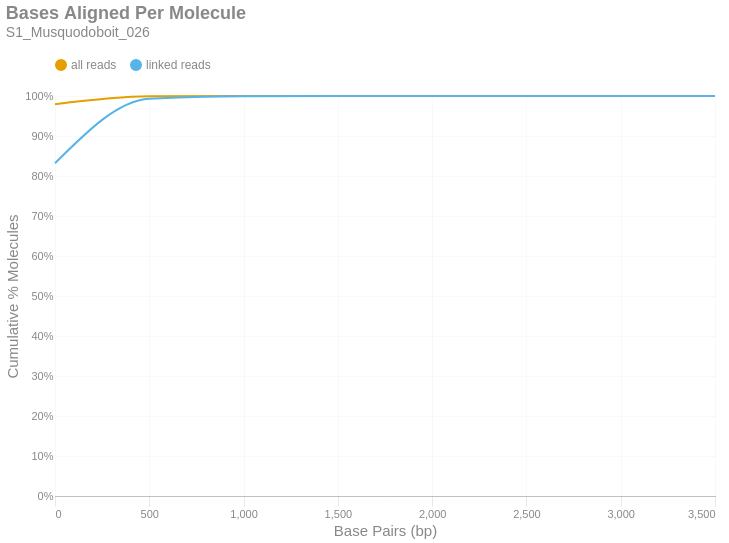

This figure's notebook cell:
### Markdown cell above
### Bases Aligned Per Molecule
This is a cumulative frequency distribution showing the number of base pairs aligned per unique molecule. These data are shown in 500 bp bins. There are two distributions: one with `all reads` (yellow) and another with only `linked reads` (blue). The percent of molecules in the `linked reads` distribution is relative to the total number of linked molecules.

### Code cell
if SKIPLR:
    print_html(f"Skipped")
else:
    binned_df = consolidated_hist(valids['aligned_bp'], mask, 500, True)
    with SafeRender(binned_df):
        (
            density_plot(binned_df, 'Bases Aligned Per Molecule', samplename, 'basesper')
            .encode(
                x=alt.X('bin:Q', title="Base Pairs (bp)").axis(tickMinStep=500).scale(padding=0),
                y=alt.Y('value:Q', title='Cumulative % Molecules')
                    .axis(format='%')
                    .scale(domain = [0,1])
                    .stack(False),
                color=alt.Color("key:N").scale(domain = ["all reads", "linked reads"]),
                tooltip = [
                    alt.Tooltip("key:N", title = "Data Type"),
                    alt.Tooltip("range_label:N", title="Bases Aligned Per Molecule"),
                    alt.Tooltip("value:Q", format = ".2%", title="% Molecules (Cum.)")
                ]
            )
        ).display()

### Figure 1 — Vega-Lite specification as saved in the notebook (floating-point values rounded to 4 significant figures)
{"width": "container", "height": 400, "config": {"title": {"anchor": "start", "dy": -15, "fontSize": 18, "color": "#888888", "subtitleColor": "#888888", "subtitleFontSize": 14}, "arc": {"fill": "#0072B2"}, "axis": {"domainColor": "#888888", "domainWidth": 0.5, "gridWidth": 0.2, "grid": false, "titleFontWeight": 400, "titleFontSize": 15, "labelFontSize": 11, "labelColor": "#888888", "tickColor": "#888888", "tickWidth": 0.2, "titleColor": "#888888"}, "axisBand": {"grid": false}, "axisX": {"grid": true, "tickSize": 10, "domainCap": "round"}, "axisY": {"domain": false, "grid": true, "tickSize": 0, "domainCap": "round"}, "background": "transparent", "header": {"labelFontSize": 15, "labelColor": "#888888", "titleFontSize": 15, "titleFontWeight": 600, "titleColor": "#888888"}, "legend": {"labelFont": "sans-serif", "labelFontSize": 12, "labelColor": "#888888", "symbolSize": 100, "symbolType": "circle", "titleFontSize": 12, "titlePadding": 10, "titleColor": "#888888", "title": null, "orient": "top"}, "range": {"category": ["#E69F00", "#56B4E9", "#009E73", "#F0E442", "#0072B2", "#D55E00", "#CC79A7", "#000000"], "diverging": ["#cfe8f3", "#a2d4ec", "#73bfe2", "#46abdb", "#1696d2", "#12719e"]}, "area": {"fill": "#0072B2", "fillOpacity": 0.7, "line": true, "strokeOpacity": 0.7}, "line": {"color": "#0072B2", "stroke": "#0072B2", "strokeWidth": 2}, "trail": {"color": "#0072B2", "stroke": "#0072B2", "strokeWidth": 0, "size": 1}, "point": {"filled": true, "fillOpacity": 1.0, "size": 95}, "text": {"color": "#888888", "fontSize": 11, "align": "right", "fontWeight": 400, "size": 11}, "bar": {"fill": "#0072B2", "stroke": null}, "view": {"stroke": null, "continuousWidth": 660, "continuousHeight": 400}}, "data": {"name": "data-a74baf944ca761bae87bc6de766a60ff"}, "mark": {"type": "line", "interpolate": "monotone", "point": {"opacity": 0, "size": 275}}, "encoding": {"color": {"field": "key", "scale": {"domain": ["all reads", "linked reads"]}, "type": "nominal"}, "tooltip": [{"field": "key", "title": "Data Type", "type": "nominal"}, {"field": "range_label", "title": "Bases Aligned Per Molecule", "type": "nominal"}, {"field": "value", "format": ".2%", "title": "% Molecules (Cum.)", "type": "quantitative"}], "x": {"axis": {"tickMinStep": 500}, "field": "bin", "scale": {"padding": 0}, "title": "Base Pairs (bp)", "type": "quantitative"}, "y": {"axis": {"format": "%"}, "field": "value", "scale": {"domain": [0, 1]}, "stack": false, "title": "Cumulative % Molecules", "type": "quantitative"}}, "params": [{"name": "param_c36ac31b6afebe62", "select": {"type": "point", "fields": ["key"]}, "bind": "legend"}], "title": {"text": "Bases Aligned Per Molecule", "subtitle": "S1_Musquodoboit_026"}, "transform": [{"fold": ["all reads (cumsum)", "linked reads (cumsum)"]}, {"calculate": "replace(datum.key, ' (cumsum)', '')", "as": "key"}, {"filter": {"param": "param_c36ac31b6afebe62"}}], "usermeta": {"embedOptions": {"downloadFileName": "S1_Musquodoboit_026.basesper"}}, "$schema": "https://vega.github.io/schema/vega-lite/v6.1.0.json", "datasets": {"data-a74baf944ca761bae87bc6de766a60ff": [{"bin": "0.0", "interval": "0.0-500.0", "all reads": 0.9794, "linked reads": 0.8318, "all reads (cumsum)": 0.9794, "linked reads (cumsum)": 0.8318, "range_label": "0-499"}, {"bin": "500.0", "interval": "500.0-1000.0", "all reads": 0.01974, "linked reads": 0.1613, "all reads (cumsum)": 0.9991, "linked reads (cumsum)": 0.9931, "range_label": "500-999"}, {"bin": "1000.0", "interval": "1000.0-1500.0", "all reads": 0.0008285, "linked reads": 0.006471, "all reads (cumsum)": 0.9999, "linked reads (cumsum)": 0.9996, "range_label": "1000-1499"}, {"bin": "1500.0", "interval": "1500.0-2000.0", "all reads": 4.73e-05, "linked reads": 0.0003645, "all reads (cumsum)": 1.0, "linked reads (cumsum)": 0.9999, "range_label": "1500-1999"}, {"bin": "2000.0", "interval": "2000.0-2500.0", "all reads": 6.378e-06, "linked reads": 5.011e-05, "all reads (cumsum)": 1.0, "linked reads (cumsum)": 1.0, "range_label": "2000-2499"}, {"bin": "2500.0", "interval": "2500.0-3000.0", "all reads": 5.315e-07, "linked reads": 4.556e-06, "all reads (cumsum)": 1.0, "linked reads (cumsum)": 1.0, "range_label": "2500-2999"}, {"bin": "3000.0", "interval": "3000.0-3500.0", "all reads": 0.0, "linked reads": 0.0, "all reads (cumsum)": 1.0, "linked reads (cumsum)": 1.0, "range_label": "3000-3499"}, {"bin": "3500.0", "interval": "3500.0-4000.0", "all reads": 1.772e-07, "linked reads": 1.519e-06, "all reads (cumsum)": 1.0, "linked reads (cumsum)": 1.0, "range_label": "3500-3999"}]}}
